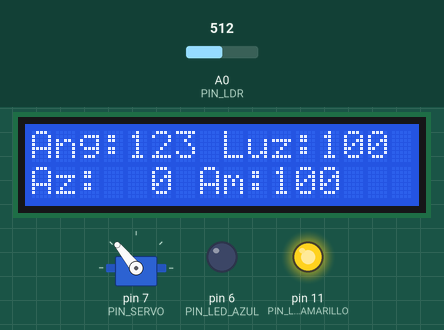
Bench run of a sketch on a simulated Arduino Uno, built with avr-gcc and run on an emulated ATmega328P. On the bench: 16×2 character LCD, servo, output pins drawn as LEDs (lit = HIGH). The inputs (shaded band) are chosen by the test bench; at power-on: A0 (PIN_LDR) = 512. What the sketch prints to the serial monitor is not drawn.

Above: at 2.2 s.
2.3 s: A0 (PIN_LDR) set to 299
5.3 s: A0 (PIN_LDR) set to 268
At 6.49 s:
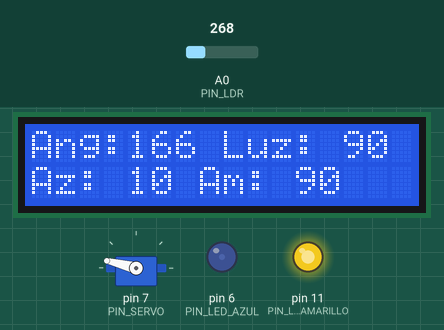
7.3 s: A0 (PIN_LDR) set to 122
At 7.45 s:
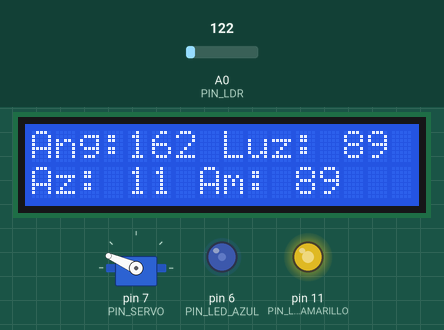
9.0 s: A0 (PIN_LDR) set to 260
At 9.35 s:
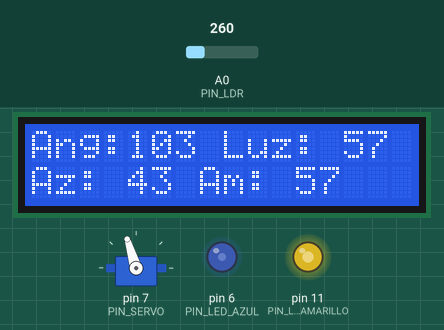
10.8 s: A0 (PIN_LDR) set to 183
At 11.28 s:
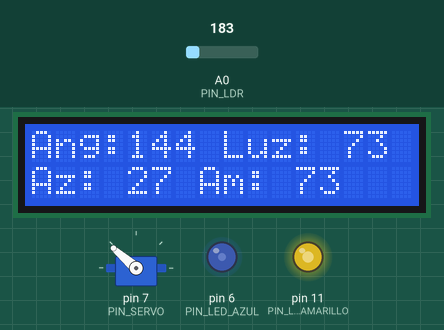
13.0 s: A0 (PIN_LDR) set to 159
At 15.7 s:
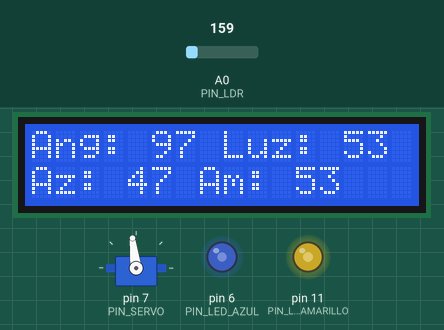
Timing chart, 0 to 17.0 s (numbered marks = the images above; inputs shaded):
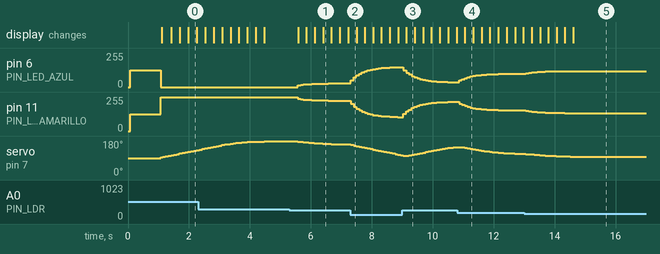

Measured:
- the behaviour switches between 285 and 284 on A0 (PIN_LDR) (found by bisection; images 0 and 1)
- the behaviour switches between 167 and 166 on A0 (PIN_LDR) (found by bisection; images 4 and 5)
- after the input at 5.3 s, pin 6 (PIN_LED_AZUL): moves from 0/255 to 27/255 over 1.0 s, starting after 0.28 s; pin 11 (PIN_LED_AMARILLO): moves from 255/255 to 228/255 over 1.0 s, starting after 0.28 s
- after the input at 7.3 s, servo on pin 7 (PIN_SERVO): moves from 162° to 105° over 1.6 s, starting at once
- after the input at 13.0 s, pin 6 (PIN_LED_AZUL): moves from 100/255 to 120/255 over 1.3 s, starting after 0.06 s; pin 11 (PIN_LED_AMARILLO): moves from 155/255 to 135/255 over 1.3 s, starting after 0.06 s; the display: first changes after 0.25 s (image 5 shows a later state)

The sketch:

girasol-dual.ino
```cpp
#include <LiquidCrystal.h>
#include <Servo.h>

// ======================================================
// CONEXIONES
// ======================================================

// LCD: RS, E, D4, D5, D6, D7
LiquidCrystal lcd(12, 8, 5, 4, 3, 2);

Servo servo;

// Servo
const int PIN_SERVO = 7;

// Fotoresistor
const int PIN_LDR = A0;

// LEDs PWM
const int PIN_LED_AZUL = 6;
const int PIN_LED_AMARILLO = 11;


// ======================================================
// CALIBRACION DEL FOTORESISTOR
// ======================================================

// Oscuridad total
const float LDR_MIN = 0;

// Luz maxima aproximada en Tinkercad
const float LDR_MAX = 300;


// ======================================================
// SERVO
// ======================================================

const float ANG_MIN = 0;
const float ANG_MAX = 180;

// Posicion inicial
float angulo = 90;
float objetivo = 90;


// ======================================================
// FILTRO Y MOVIMIENTO
// ======================================================

const int N_MUESTRAS = 16;

// Suavizado de lectura
const float ALFA = 0.20;

// Velocidad de seguimiento
const float KP = 0.15;

// Maximo movimiento por ciclo
const float MAX_PASO = 3.0;

// Evita movimientos pequeños innecesarios
const float ZONA_MUERTA = 2.0;


// ======================================================
// VARIABLES
// ======================================================

float luzF = 0;
float errorGrados = 0;

unsigned long ultimoLCD = 0;


// ======================================================
// LEER FOTORESISTOR
// ======================================================

float leerLDR() {

  long suma = 0;

  for (int i = 0; i < N_MUESTRAS; i++) {
    suma += analogRead(PIN_LDR);
  }

  return (float)suma / N_MUESTRAS;
}


// ======================================================
// CALCULAR NIVEL DE LUZ
//
// 0.0 = oscuridad total
// 1.0 = luz maxima
// ======================================================

float calcularNivelLuz(float lectura) {

  float nivel =
    (lectura - LDR_MIN) /
    (LDR_MAX - LDR_MIN);

  nivel = constrain(nivel, 0.0, 1.0);


  // Si hay menos de 5% de luz,
  // considerar oscuridad total
  if (nivel <= 0.05) {
    nivel = 0.0;
  }


  // Si supera 95%,
  // considerar luz maxima
  if (nivel >= 0.95) {
    nivel = 1.0;
  }

  return nivel;
}


// ======================================================
// CONTROL DE LEDS
//
// OSCURIDAD:
// Azul     = 100%
// Amarillo = 0%
//
// 50% LUZ:
// Azul     = 50%
// Amarillo = 50%
//
// LUZ MAXIMA:
// Azul     = 0%
// Amarillo = 100%
// ======================================================

void actualizarLEDs(float nivelLuz) {

  int brilloAmarillo =
    (int)(nivelLuz * 255.0);

  int brilloAzul =
    255 - brilloAmarillo;


  brilloAzul =
    constrain(brilloAzul, 0, 255);

  brilloAmarillo =
    constrain(brilloAmarillo, 0, 255);


  analogWrite(
    PIN_LED_AZUL,
    brilloAzul
  );

  analogWrite(
    PIN_LED_AMARILLO,
    brilloAmarillo
  );
}


// ======================================================
// SETUP
// ======================================================

void setup() {

  Serial.begin(9600);


  // ----------------------------------------------------
  // LEDs
  // ----------------------------------------------------

  pinMode(PIN_LED_AZUL, OUTPUT);

  pinMode(PIN_LED_AMARILLO, OUTPUT);


  // ----------------------------------------------------
  // LCD
  // ----------------------------------------------------

  lcd.begin(16, 2);

  lcd.setCursor(0, 0);
  lcd.print("Girasol Dual");

  lcd.setCursor(0, 1);
  lcd.print("Iniciando...");


  // ----------------------------------------------------
  // Servo
  // ----------------------------------------------------

  servo.attach(PIN_SERVO);

  servo.write(90);


  // LEDs inicialmente al 50%
  analogWrite(PIN_LED_AZUL, 127);

  analogWrite(PIN_LED_AMARILLO, 127);


  delay(1000);


  // Lectura inicial
  luzF = leerLDR();


  lcd.clear();
}


// ======================================================
// LOOP
// ======================================================

void loop() {

  // ====================================================
  // 1. LEER FOTORESISTOR
  // ====================================================

  float lectura = leerLDR();


  // Filtro para suavizar cambios
  luzF =
    ALFA * lectura +
    (1.0 - ALFA) * luzF;


  // ====================================================
  // 2. NIVEL DE LUZ
  // ====================================================

  float nivelLuz =
    calcularNivelLuz(luzF);


  // Porcentaje 0 - 100
  int porcentajeLuz =
    (int)(nivelLuz * 100.0);


  // ====================================================
  // 3. ACTUALIZAR LEDS
  // ====================================================

  actualizarLEDs(nivelLuz);


  // ====================================================
  // 4. CONVERTIR LUZ A ANGULO
  // ====================================================

  objetivo =
    ANG_MIN +
    nivelLuz *
    (ANG_MAX - ANG_MIN);


  objetivo =
    constrain(
      objetivo,
      ANG_MIN,
      ANG_MAX
    );


  // ====================================================
  // 5. MOVIMIENTO DEL SERVO
  // ====================================================

  errorGrados =
    objetivo - angulo;


  if (fabs(errorGrados) > ZONA_MUERTA) {

    float paso =
      KP * errorGrados;


    paso =
      constrain(
        paso,
        -MAX_PASO,
        MAX_PASO
      );


    angulo += paso;


    angulo =
      constrain(
        angulo,
        ANG_MIN,
        ANG_MAX
      );


    servo.write(
      (int)angulo
    );
  }


  // ====================================================
  // 6. PORCENTAJE DE LOS LEDS
  // ====================================================

  int porcentajeAmarillo =
    porcentajeLuz;


  int porcentajeAzul =
    100 - porcentajeLuz;


  // ====================================================
  // 7. LCD
  // ====================================================

  if (millis() - ultimoLCD >= 250) {

    ultimoLCD = millis();


    char linea[17];


    // Primera linea
    snprintf(
      linea,
      sizeof(linea),
      "Ang:%3d Luz:%3d",
      (int)angulo,
      porcentajeLuz
    );


    lcd.setCursor(0, 0);

    lcd.print("                ");

    lcd.setCursor(0, 0);

    lcd.print(linea);


    // Segunda linea
    snprintf(
      linea,
      sizeof(linea),
      "Az:%3d Am:%3d",
      porcentajeAzul,
      porcentajeAmarillo
    );


    lcd.setCursor(0, 1);

    lcd.print("                ");

    lcd.setCursor(0, 1);

    lcd.print(linea);
  }


  // ====================================================
  // 8. MONITOR SERIAL
  // ====================================================

  Serial.print("LDR: ");
  Serial.print(luzF);


  Serial.print(" | Luz: ");
  Serial.print(porcentajeLuz);
  Serial.print("%");


  Serial.print(" | Objetivo: ");
  Serial.print(objetivo);


  Serial.print(" | Angulo: ");
  Serial.print(angulo);


  Serial.print(" | Azul: ");
  Serial.print(porcentajeAzul);
  Serial.print("%");


  Serial.print(" | Amarillo: ");
  Serial.print(porcentajeAmarillo);
  Serial.println("%");


  delay(30);
}
```
